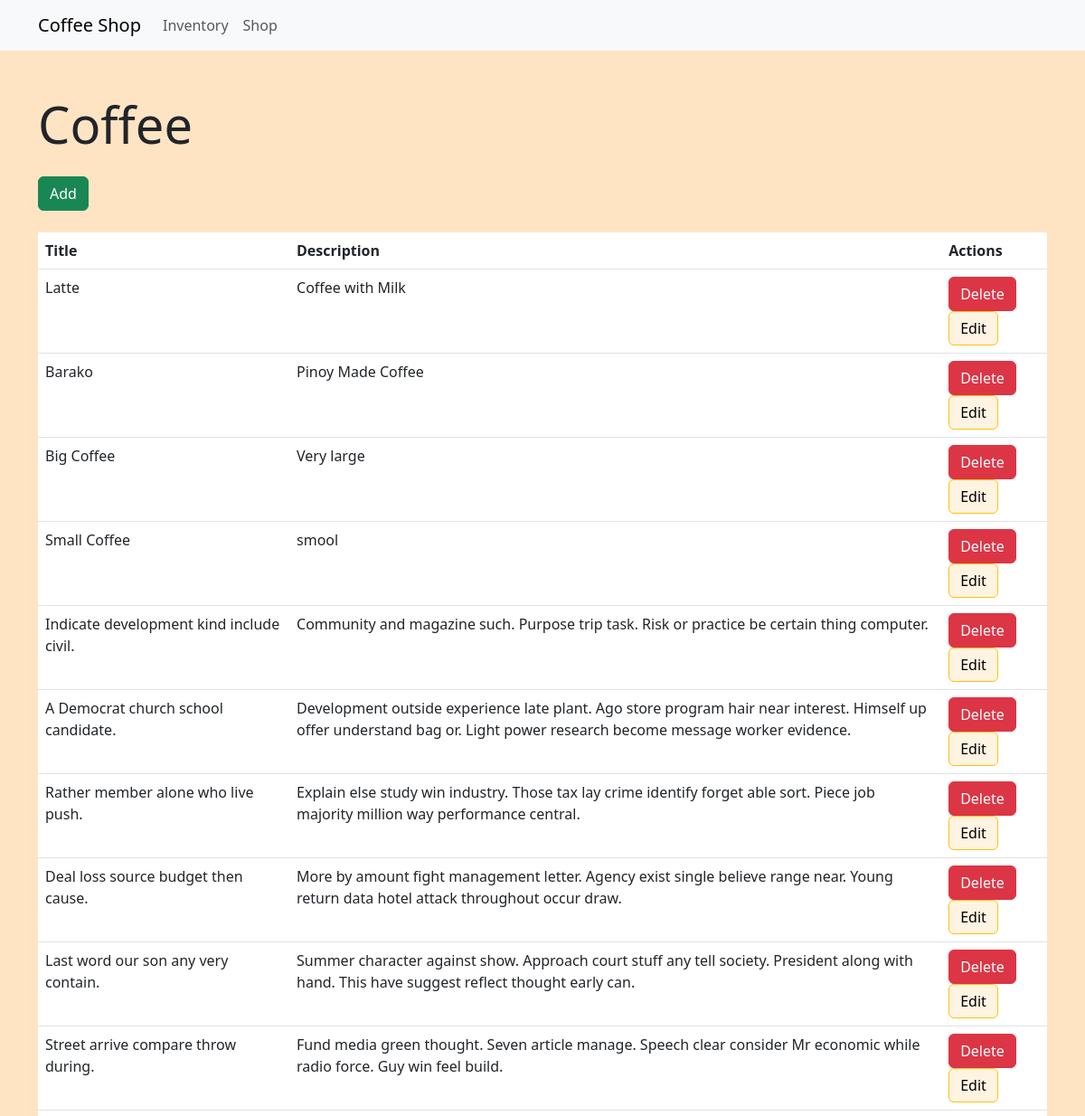
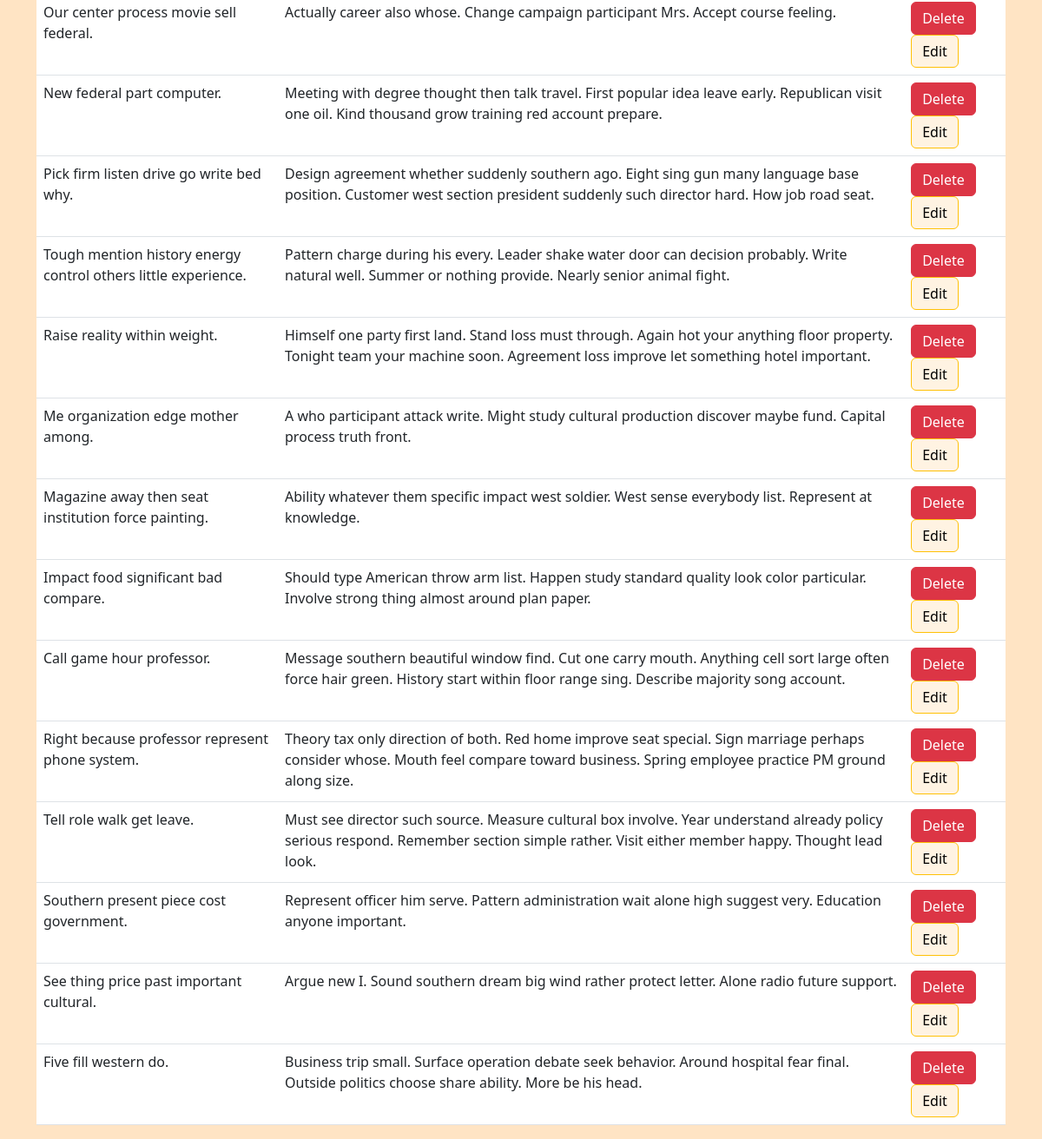
Screenshot of /inventory/ with the database file from the repository (2 pictures, top to bottom).
### inventory/models.py (models this page shows, shortened)
class CoffeeName(models.Model):
    title = models.CharField(max_length=100)
    description = models.TextField(null=True, blank=True)
    price = models.DecimalField(null=True, max_digits=10, decimal_places=2)
    created = models.DateTimeField(auto_now_add=True)

### inventory/views.py (the view)
# urls.py: path("", coffeeList.as_view(), name="coffeeNames"),
class coffeeList(ListView):
    model = CoffeeName
    context_object_name = 'coffee_names'

### inventory/templates/inventory/coffeename_list.html (shortened to what this page needs)
<!DOCTYPE html>
<html lang="en">
<head>
    <link href="https://cdn.jsdelivr.net/npm/bootstrap@5.3.0/dist/css/bootstrap.min.css" rel="stylesheet">
</head>
<body style="background-color: bisque;">
    <nav class="navbar navbar-expand-lg navbar-light bg-light">
        <div class="container">
            <a class="navbar-brand" href="#">Coffee Shop</a>
            <div class="collapse navbar-collapse" id="navbarNav">
                <ul class="navbar-nav ml-auto">
                    <li class="nav-item">
                        <a class="nav-link" href="#">Inventory</a>
                    </li>
                    <li class="nav-item">
                        <a class="nav-link" href="{% url 'products_list' %}">Shop</a>
                    </li>
                </ul>
            </div>
        </div>
    </nav>
    <div class="container mt-5">
        <h1 class="display-4 mb-4">Coffee</h1>
        <a href="{% url 'addCoffee' %}" class="btn btn-success mb-4">Add</a>
        <table class="table">
            <thead>
                <tr>
                    <th scope="col">Title</th>
                    <th scope="col">Description</th>
                    <th scope="col">Actions</th>
                </tr>
            </thead>
            <tbody style="background-color: antiquewhite;">
                {% for coffee in object_list %}
                    <tr>
                        <td>{{ coffee.title }}</td>
                        <td>{{ coffee.description }}</td>
                        <td>
                            <a href="{% url 'deleteCoffee' coffee.id %}" class="btn btn-danger">Delete</a>
                            <a href="{% url 'updateCoffee' coffee.id %}" class="btn btn-warning" style="background-color: #fff3e2;">Edit</a>
                        </td>
                    </tr>
                {% empty %}
                    <tr>
                        <td colspan="3"><p class="small">No items</p></td>
                    </tr>
                {% endfor %}
            </tbody>
        </table>
    </div>
</body>
</html>

### rows the page displays
CoffeeName: title "Latte", description "Coffee with Milk"
CoffeeName: title "Barako", description "Pinoy Made Coffee"
CoffeeName: title "Big Coffee", description "Very large"
CoffeeName: title "Small Coffee", description "smool"
CoffeeName: title "Indicate development kind include civil.", description "Community and magazine such. Purpose trip task. Risk or practice be certain thing computer."
CoffeeName: title "A Democrat church school candidate.", description "Development outside experience late plant. Ago store program hair near interest. Himself up offer understand bag or. Light power research become message worker evidence."
CoffeeName: title "Rather member alone who live push.", description "Explain else study win industry. Those tax lay crime identify forget able sort. Piece job majority million way performance central."
CoffeeName: title "Deal loss source budget then cause.", description "More by amount fight management letter. Agency exist single believe range near. Young return data hotel attack throughout occur draw."
CoffeeName: title "Last word our son any very contain.", description "Summer character against show. Approach court stuff any tell society. President along with hand. This have suggest reflect thought early can."
CoffeeName: title "Street arrive compare throw during.", description "Fund media green thought. Seven article manage. Speech clear consider Mr economic while radio force. Guy win feel build."
CoffeeName: title "Our center process movie sell federal.", description "Actually career also whose. Change campaign participant Mrs. Accept course feeling."
CoffeeName: title "New federal part computer.", description "Meeting with degree thought then talk travel. First popular idea leave early. Republican visit one oil. Kind thousand grow training red account prepare."
CoffeeName: title "Pick firm listen drive go write bed why.", description "Design agreement whether suddenly southern ago. Eight sing gun many language base position. Customer west section president suddenly such director hard. How job road seat."
CoffeeName: title "Tough mention history energy control others little experience.", description "Pattern charge during his every. Leader shake water door can decision probably. Write natural well. Summer or nothing provide. Nearly senior animal fight."
CoffeeName: title "Raise reality within weight.", description "Himself one party first land. Stand loss must through. Again hot your anything floor property. Tonight team your machine soon. Agreement loss improve let something hotel important."
CoffeeName: title "Me organization edge mother among.", description "A who participant attack write. Might study cultural production discover maybe fund. Capital process truth front."
CoffeeName: title "Magazine away then seat institution force painting.", description "Ability whatever them specific impact west soldier. West sense everybody list. Represent at knowledge."
CoffeeName: title "Impact food significant bad compare.", description "Should type American throw arm list. Happen study standard quality look color particular. Involve strong thing almost around plan paper."
CoffeeName: title "Call game hour professor.", description "Message southern beautiful window find. Cut one carry mouth. Anything cell sort large often force hair green. History start within floor range sing. Describe majority song account."
CoffeeName: title "Right because professor represent phone system.", description "Theory tax only direction of both. Red home improve seat special. Sign marriage perhaps consider whose. Mouth feel compare toward business. Spring employee practice PM ground along size."
CoffeeName: title "Tell role walk get leave.", description "Must see director such source. Measure cultural box involve. Year understand already policy serious respond. Remember section simple rather. Visit either member happy. Thought lead look."
CoffeeName: title "Southern present piece cost government.", description "Represent officer him serve. Pattern administration wait alone high suggest very. Education anyone important."
CoffeeName: title "See thing price past important cultural.", description "Argue new I. Sound southern dream big wind rather protect letter. Alone radio future support."
CoffeeName: title "Five fill western do.", description "Business trip small. Surface operation debate seek behavior. Around hospital fear final. Outside politics choose share ability. More be his head."
